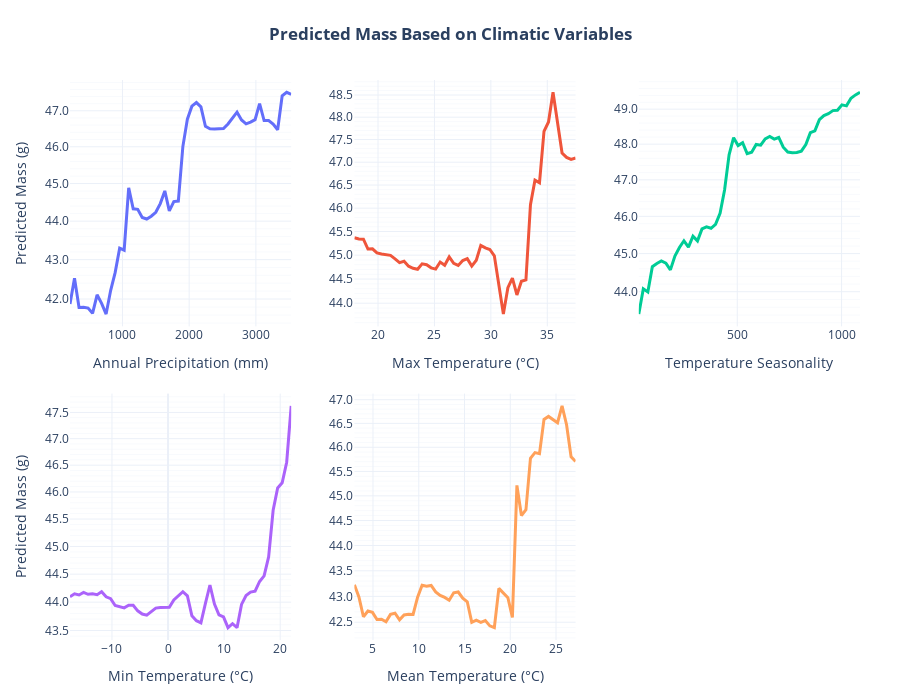

Source (notebook cell):
### Code cell
# =============================================================================
# PART 2: CLIMATE PDP
# =============================================================================

all_climate_vars = [f for f in df_imp.sort_values(by='Importance', ascending=False)['Feature'] 
                    if f in clim_predictors]
axis_labels = {
    'Mean.Temperature': 'Mean Temperature (°C)',
    'Temp.Seasonality': 'Temperature Seasonality',
    'Max.Temperature': 'Max Temperature (°C)',
    'Min.Temperature': 'Min Temperature (°C)',
    'Mean.Precipitation': 'Annual Precipitation (mm)'
}

fig_pdp = make_subplots(
    rows=2, cols=3, 
    vertical_spacing=0.12,
    horizontal_spacing=0.08
)

for i, feature in enumerate(all_climate_vars):
    
    row = (i // 3) + 1
    col = (i % 3) + 1

    pdp_results = partial_dependence(
        rf, X_train, [feature], kind="average", grid_resolution=50
    )

    x_vals = pdp_results['grid_values'][0]
    y_vals_grams = np.power(10, pdp_results['average'][0])

    fig_pdp.add_trace(
        go.Scatter(x=x_vals, y=y_vals_grams, mode='lines', name=feature, line=dict(width=3)),
        row=row, col=col
    )

    fig_pdp.update_xaxes(
        title_text=axis_labels.get(feature, feature),
        row=row, col=col
    )
    
    fig_pdp.update_yaxes(
        title_text="Predicted Mass (g)" if col == 1 else "",
        type="log",
        tickformat=".3s",
        minor=dict(showgrid=True),
        row=row, col=col
    )

fig_pdp.update_layout(
    template="plotly_white",
    title_text="<b>Predicted Mass Based on Climatic Variables</b>",
    title_x=0.5,
    height=700,
    showlegend=False,
    margin=dict(t=80, b=60, l=70, r=40),
)

fig_pdp.show()

### Figure 1 — Plotly figure (JSON) as saved in the notebook; plotly's stock layout.template omitted (floating-point values rounded to 4 significant figures)
{"data": [{"line": {"width": 3}, "mode": "lines", "name": "Mean.Precipitation", "type": "scatter", "x": [214.0, 281.7, 349.3, 417.0, 484.6, 552.3, 620.0, 687.6, 755.3, 822.9, 890.6, 958.3, 1026.0, 1094.0, 1161.0, 1229.0, 1297.0, 1364.0, 1432.0, 1500.0, 1567.0, 1635.0, 1703.0, 1770.0, 1838.0, 1906.0, 1973.0, 2041.0, 2109.0, 2176.0, 2244.0, 2311.0, 2379.0, 2447.0, 2514.0, 2582.0, 2650.0, 2717.0, 2785.0, 2853.0, 2920.0, 2988.0, 3056.0, 3123.0, 3191.0, 3259.0, 3326.0, 3394.0, 3462.0, 3529.0], "xaxis": "x", "y": [41.88, 42.53, 41.79, 41.8, 41.77, 41.64, 42.11, 41.89, 41.62, 42.21, 42.67, 43.3, 43.24, 44.89, 44.33, 44.31, 44.1, 44.06, 44.13, 44.23, 44.47, 44.8, 44.27, 44.52, 44.53, 46.0, 46.77, 47.13, 47.23, 47.11, 46.57, 46.5, 46.49, 46.49, 46.51, 46.63, 46.79, 46.96, 46.74, 46.63, 46.68, 46.75, 47.2, 46.73, 46.73, 46.63, 46.47, 47.42, 47.52, 47.47], "yaxis": "y"}, {"line": {"width": 3}, "mode": "lines", "name": "Max.Temperature", "type": "scatter", "x": [17.91, 18.31, 18.71, 19.11, 19.51, 19.91, 20.31, 20.71, 21.11, 21.51, 21.91, 22.31, 22.71, 23.11, 23.51, 23.91, 24.31, 24.71, 25.11, 25.51, 25.91, 26.31, 26.71, 27.11, 27.51, 27.91, 28.31, 28.71, 29.11, 29.51, 29.91, 30.31, 30.71, 31.11, 31.51, 31.91, 32.31, 32.71, 33.11, 33.51, 33.91, 34.31, 34.71, 35.11, 35.51, 35.91, 36.31, 36.71, 37.11, 37.51], "xaxis": "x2", "y": [45.37, 45.34, 45.34, 45.13, 45.13, 45.05, 45.02, 45.01, 45.0, 44.92, 44.84, 44.87, 44.77, 44.73, 44.7, 44.82, 44.8, 44.73, 44.71, 44.86, 44.79, 44.96, 44.83, 44.78, 44.89, 44.93, 44.77, 44.89, 45.21, 45.15, 45.12, 44.99, 44.41, 43.78, 44.32, 44.52, 44.17, 44.45, 44.48, 46.07, 46.61, 46.55, 47.68, 47.89, 48.56, 47.84, 47.2, 47.1, 47.06, 47.09], "yaxis": "y2"}, {"line": {"width": 3}, "mode": "lines", "name": "Temp.Seasonality", "type": "scatter", "x": [28.13, 49.77, 71.4, 93.04, 114.7, 136.3, 157.9, 179.6, 201.2, 222.9, 244.5, 266.1, 287.8, 309.4, 331.0, 352.7, 374.3, 395.9, 417.6, 439.2, 460.9, 482.5, 504.1, 525.8, 547.4, 569.0, 590.7, 612.3, 633.9, 655.6, 677.2, 698.9, 720.5, 742.1, 763.8, 785.4, 807.0, 828.7, 850.3, 871.9, 893.6, 915.2, 936.9, 958.5, 980.1, 1002.0, 1023.0, 1045.0, 1067.0, 1088.0], "xaxis": "x3", "y": [43.42, 44.07, 44.0, 44.65, 44.74, 44.8, 44.75, 44.57, 44.94, 45.16, 45.34, 45.17, 45.47, 45.34, 45.66, 45.72, 45.68, 45.78, 46.08, 46.72, 47.7, 48.18, 47.96, 48.04, 47.73, 47.77, 47.99, 47.97, 48.15, 48.22, 48.14, 48.19, 47.91, 47.78, 47.76, 47.76, 47.8, 47.99, 48.33, 48.38, 48.7, 48.81, 48.87, 48.96, 48.97, 49.12, 49.1, 49.32, 49.41, 49.49], "yaxis": "y3"}, {"line": {"width": 3}, "mode": "lines", "name": "Min.Temperature", "type": "scatter", "x": [-17.48, -16.68, -15.87, -15.07, -14.26, -13.46, -12.65, -11.85, -11.04, -10.24, -9.433, -8.629, -7.824, -7.019, -6.214, -5.409, -4.604, -3.799, -2.994, -2.189, -1.384, -0.5791, 0.2258, 1.031, 1.836, 2.641, 3.446, 4.25, 5.055, 5.86, 6.665, 7.47, 8.275, 9.08, 9.885, 10.69, 11.49, 12.3, 13.1, 13.91, 14.71, 15.52, 16.32, 17.13, 17.93, 18.74, 19.54, 20.35, 21.15, 21.96], "xaxis": "x4", "y": [44.1, 44.15, 44.13, 44.17, 44.14, 44.15, 44.13, 44.18, 44.09, 44.06, 43.94, 43.91, 43.9, 43.94, 43.94, 43.85, 43.79, 43.77, 43.84, 43.89, 43.9, 43.91, 43.91, 44.04, 44.11, 44.19, 44.11, 43.76, 43.67, 43.64, 43.98, 44.31, 43.97, 43.78, 43.74, 43.55, 43.62, 43.55, 43.96, 44.12, 44.18, 44.19, 44.37, 44.47, 44.81, 45.66, 46.08, 46.17, 46.56, 47.63], "yaxis": "y4"}, {"line": {"width": 3}, "mode": "lines", "name": "Mean.Temperature", "type": "scatter", "x": [2.968, 3.462, 3.955, 4.448, 4.941, 5.435, 5.928, 6.421, 6.915, 7.408, 7.901, 8.394, 8.888, 9.381, 9.874, 10.37, 10.86, 11.35, 11.85, 12.34, 12.83, 13.33, 13.82, 14.31, 14.81, 15.3, 15.79, 16.29, 16.78, 17.27, 17.77, 18.26, 18.75, 19.25, 19.74, 20.23, 20.73, 21.22, 21.71, 22.21, 22.7, 23.19, 23.69, 24.18, 24.67, 25.17, 25.66, 26.15, 26.65, 27.14], "xaxis": "x5", "y": [43.23, 42.99, 42.61, 42.72, 42.69, 42.55, 42.56, 42.51, 42.65, 42.67, 42.55, 42.64, 42.65, 42.65, 42.98, 43.22, 43.2, 43.21, 43.09, 43.02, 42.98, 42.93, 43.07, 43.08, 42.96, 42.89, 42.5, 42.54, 42.5, 42.53, 42.43, 42.4, 43.16, 43.07, 42.97, 42.59, 45.21, 44.6, 44.72, 45.77, 45.89, 45.87, 46.58, 46.65, 46.57, 46.51, 46.87, 46.47, 45.8, 45.71], "yaxis": "y5"}], "layout": {"height": 700, "margin": {"b": 60, "l": 70, "r": 40, "t": 80}, "showlegend": false, "title": {"text": "<b>Predicted Mass Based on Climatic Variables</b>", "x": 0.5}, "xaxis": {"anchor": "y", "domain": [0, 0.28], "title": {"text": "Annual Precipitation (mm)"}}, "xaxis2": {"anchor": "y2", "domain": [0.36, 0.64], "title": {"text": "Max Temperature (°C)"}}, "xaxis3": {"anchor": "y3", "domain": [0.72, 1], "title": {"text": "Temperature Seasonality"}}, "xaxis4": {"anchor": "y4", "domain": [0, 0.28], "title": {"text": "Min Temperature (°C)"}}, "xaxis5": {"anchor": "y5", "domain": [0.36, 0.64], "title": {"text": "Mean Temperature (°C)"}}, "xaxis6": {"anchor": "y6", "domain": [0.72, 1]}, "yaxis": {"anchor": "x", "domain": [0.56, 1], "minor": {"showgrid": true}, "tickformat": ".3s", "title": {"text": "Predicted Mass (g)"}, "type": "log"}, "yaxis2": {"anchor": "x2", "domain": [0.56, 1], "minor": {"showgrid": true}, "tickformat": ".3s", "title": {"text": ""}, "type": "log"}, "yaxis3": {"anchor": "x3", "domain": [0.56, 1], "minor": {"showgrid": true}, "tickformat": ".3s", "title": {"text": ""}, "type": "log"}, "yaxis4": {"anchor": "x4", "domain": [0, 0.44], "minor": {"showgrid": true}, "tickformat": ".3s", "title": {"text": "Predicted Mass (g)"}, "type": "log"}, "yaxis5": {"anchor": "x5", "domain": [0, 0.44], "minor": {"showgrid": true}, "tickformat": ".3s", "title": {"text": ""}, "type": "log"}, "yaxis6": {"anchor": "x6", "domain": [0, 0.44]}}}
